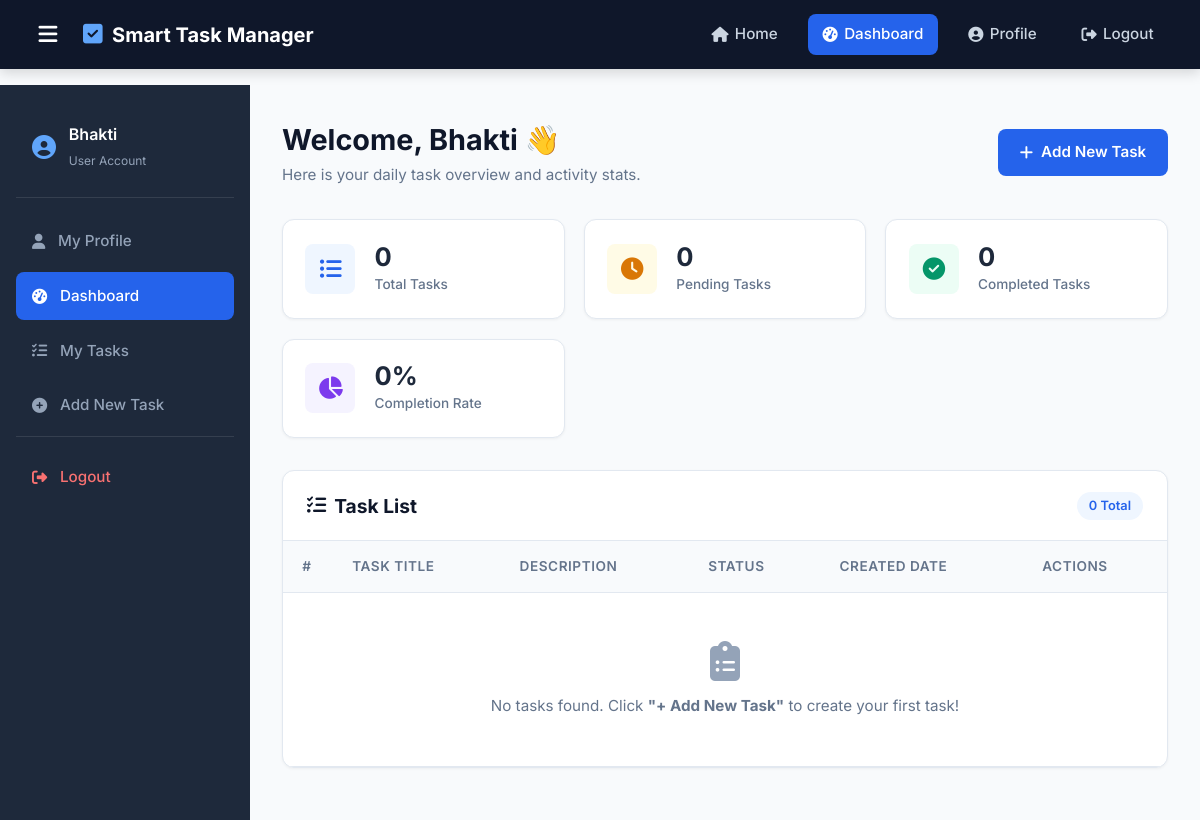
Page /dashboard (signed in) on the earlier database version.
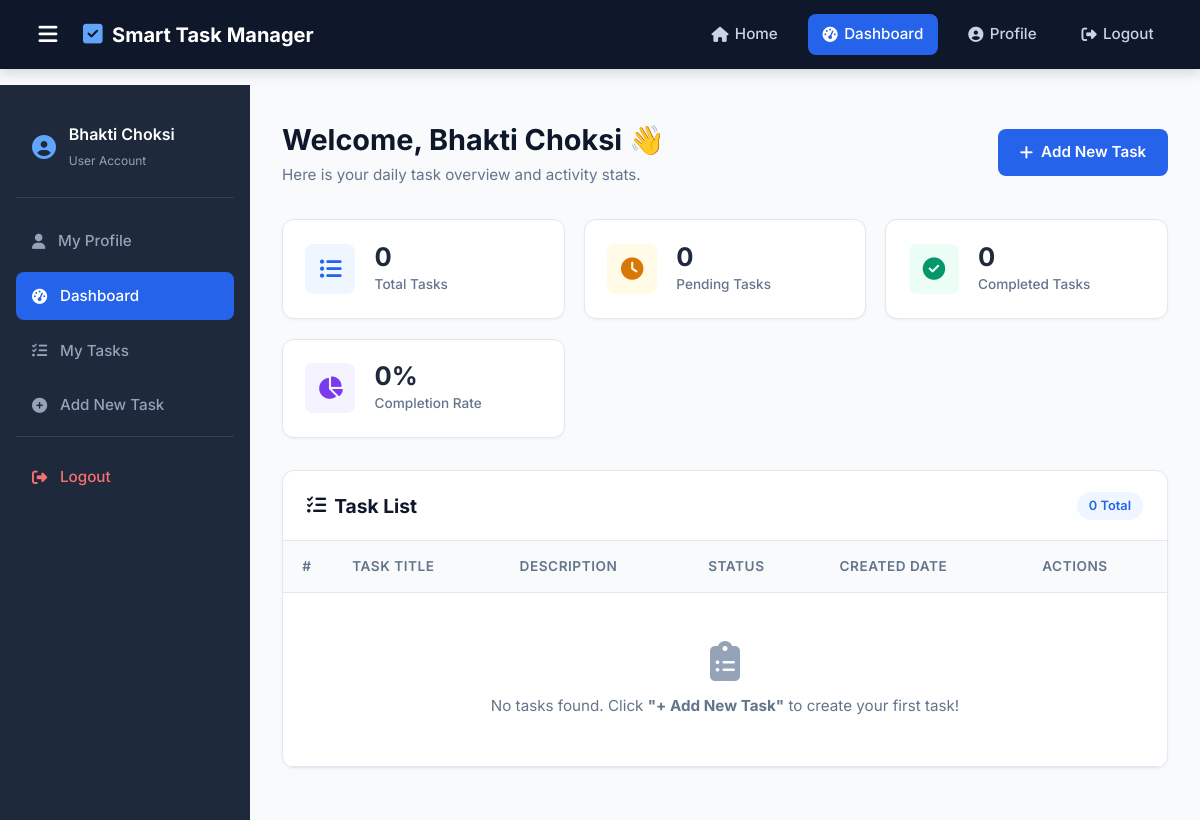
Same page on the later database version.
### models/user.py (models this page shows)
class User(db.Model):
    id = db.Column(db.Integer, primary_key=True)
    name = db.Column(db.String(100), nullable=False)
    email = db.Column(db.String(100), unique=True, nullable=False)
    password = db.Column(db.String(255), nullable=False)

### app.py (the view)
@app.route("/dashboard")
def dashboard():
    user_id = session.get("user_id")
    if not user_id:
        flash("Please login first!", "error")
        return redirect(url_for("login"))
    user = User.query.get(user_id)
    tasks = Task.query.filter_by(user_id=user_id).all()
    return render_template(
        "dashboard.html",
        user=user,
        tasks=tasks
    )

### templates/dashboard.html (shortened to what the changed rows need)
{% extends "base.html" %}
{% block content %}
<div class="dashboard-layout">
    <aside class="sidebar" id="sidebar">
        <div class="sidebar-header">
            <div>
                <p class="sidebar-user-name">{{ user.name }}</p>
                <small style="color: #94a3b8; font-size: 0.75rem;">User Account</small>
            </div>
        </div>
    </aside>
    <main class="dashboard-main">
        <div class="dashboard-header">
            <div>
                <h1 class="welcome-title">Welcome, {{ user.name }} 👋</h1>
                <p class="welcome-subtitle">Here is your daily task overview and activity stats.</p>
            </div>
        </div>
                    {% set total = tasks | length %}
                    {% set completed = tasks | selectattr('status', 'equalto', 'Completed') | list | length %}
        <div class="table-card" id="tasks">
            <div class="table-card-header">
                <h2><i class="fa-solid fa-list-check"></i> Task List</h2>
            </div>
            <div class="table-responsive">
                <table class="task-table">
                    <thead>
                        <tr>
                            <th style="width: 50px;">#</th>
                            <th>Task Title</th>
                            <th>Description</th>
                            <th>Status</th>
                            <th>Created Date</th>
                            <th>Actions</th>
                        </tr>
                    </thead>
                </table>
            </div>
        </div>
    </main>
</div>
{% endblock %}

Differences in the rows shown:
changed User: name "Bhakti" → "Bhakti Choksi"
